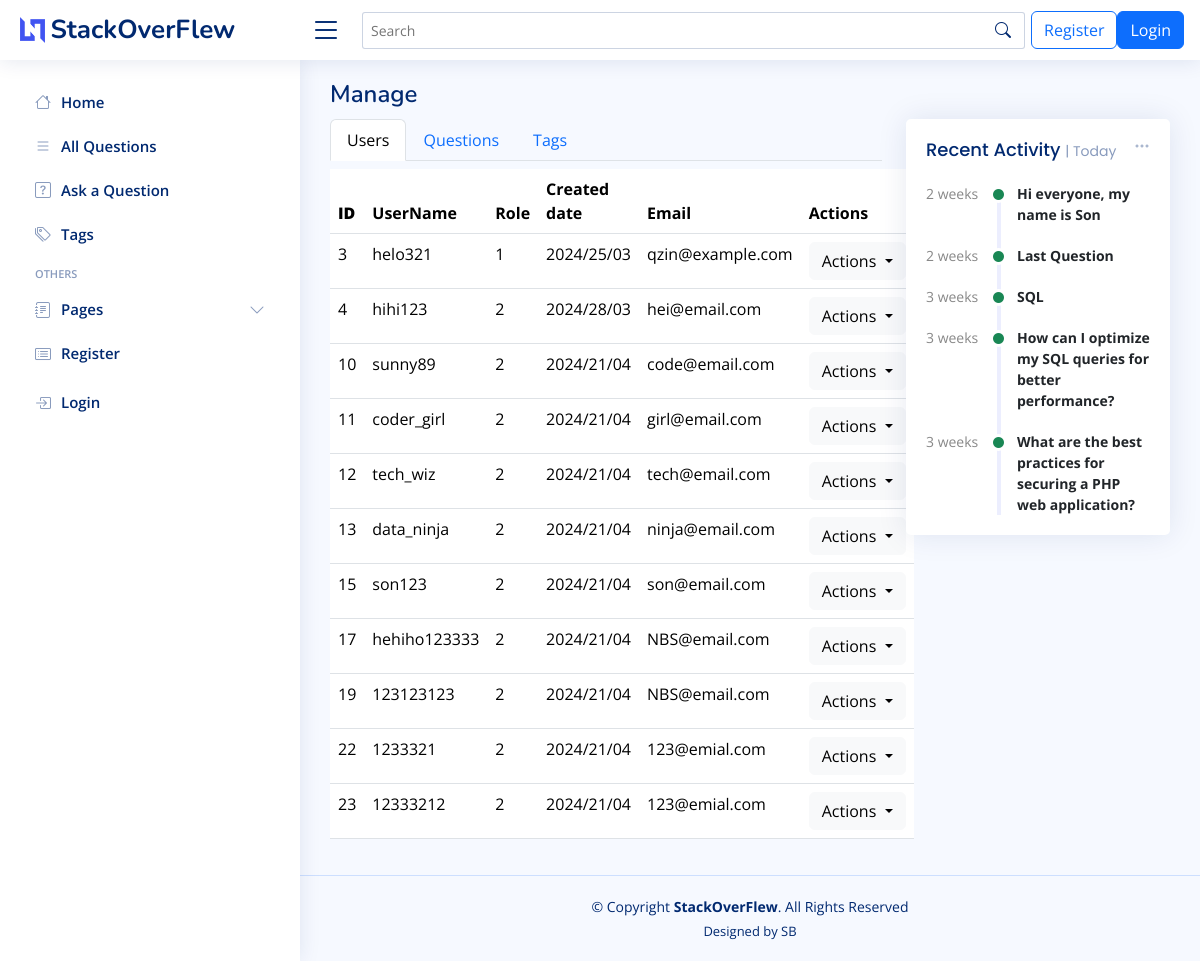
Screenshot of /edit/manage.php with the database file from the repository.
### tables this page shows
CREATE TABLE `users` (
  `user_id` int(11) NOT NULL,
  `username` varchar(50) NOT NULL,
  `password` varchar(255) NOT NULL,
  `created_at` timestamp NOT NULL DEFAULT current_timestamp(),
  `fullName` varchar(255) DEFAULT NULL,
  `jobTitle` varchar(255) DEFAULT NULL,
  `about` text DEFAULT NULL,
  `company` varchar(255) DEFAULT NULL,
  `country` varchar(100) DEFAULT NULL,
  `address` varchar(255) DEFAULT NULL,
  `phone` varchar(20) DEFAULT NULL,
  `email` varchar(255) DEFAULT NULL,
  `twitterURL` varchar(255) DEFAULT NULL,
  `facebookURL` varchar(255) DEFAULT NULL,
  `instagramURL` varchar(255) DEFAULT NULL,
  `linkedinURL` varchar(255) DEFAULT NULL,
  `profile_image` varchar(255) DEFAULT NULL,
  `role_id` int(11) DEFAULT NULL
);

CREATE TABLE `questions` (
  `question_id` int(11) NOT NULL,
  `user_id` int(11) NOT NULL,
  `title` varchar(255) NOT NULL,
  `body` text NOT NULL,
  `question_image` varchar(255) DEFAULT NULL,
  `created_at` timestamp NOT NULL DEFAULT current_timestamp(),
  `views` int(11) DEFAULT 0,
  `tag_id` int(11) NOT NULL
);

### edit/manage.php (called while the page is built, shortened)
<?php
include '../includes/db_connect.php';
include '../includes/functions.php';
$sql = "SELECT * FROM users";
$result = $pdo->query($sql);
$users = $result->fetchAll(PDO::FETCH_ASSOC);
try {
    $sql = "SELECT * FROM questions";
    $stmt = $pdo->query($sql);
    $questions = $stmt->fetchAll(PDO::FETCH_ASSOC);
} catch (PDOException $e) {
    echo "Error: " . $e->getMessage();
}
$title = "Manage";
include '../templates/manage.html.php';
$output = ob_get_clean();
include '../index.html.php';

### includes/functions.php (called while the page is built, shortened)
<?php
if (isset($_GET['search_term']) && !empty($_GET['search_term'])) {
    $search_term = '%' . $_GET['search_term'] . '%';
    try {
        $sql = "SELECT *
                FROM questions
                WHERE title LIKE :search_term OR body LIKE :search_term LIKE :search_term";
        $stmt = $pdo->prepare($sql);
        $stmt->bindParam(':search_term', $search_term, PDO::PARAM_STR);
        $stmt->execute();
        $questions = $stmt->fetchAll(PDO::FETCH_ASSOC);
    } catch (PDOException $e) {
        echo "Error: " . $e->getMessage();
    }
} else {
    try {
        $sql = "SELECT * FROM questions";
        $stmt = $pdo->query($sql);
        $questions = $stmt->fetchAll(PDO::FETCH_ASSOC);
    } catch (PDOException $e) {
        echo "Error: " . $e->getMessage();
    }
}
function calculateTimeLabel($created_at)
{
    $timestamp = strtotime($created_at);
    $now = time();
    $delta = abs($now - $timestamp);
    if ($delta < 60) {
        return "$delta sec";
    } else if ($delta < 3600) {
        $minutes = round($delta / 60);
        return "$minutes min";
    } else if ($delta < 86400) {
        $hours = round($delta / 3600);
        return "$hours hrs";
    } else if ($delta < 604800) {
        $days = round($delta / 86400);
        return "$days day";
    } else if ($delta < 2592000) {
        $weeks = round($delta / 604800);
        return "$weeks weeks";
    } else {
        $years = round($delta / 31536000);
        return "$years years";
    }
}
function sortQuestions($questions)
{
    usort($questions, function ($q1, $q2) {
        $timestamp1 = strtotime($q1['created_at']);
        $timestamp2 = strtotime($q2['created_at']);
        if ($timestamp1 === false || $timestamp2 === false) {
            return 0;
        } else {
            return $timestamp2 - $timestamp1;
        }
    });
    return $questions;
}
?>

### templates/manage.html.php (the view, shortened to what this page needs)
<div class="tabs">
    <ul class="nav nav-tabs" id="myTab" role="tablist">
        <li class="nav-item" role="presentation">
            <button class="nav-link active" id="home-tab" data-bs-toggle="tab" data-bs-target="#home" type="button" role="tab" aria-controls="home" aria-selected="true">Users</button>
        </li>
        <li class="nav-item" role="presentation">
            <button class="nav-link" id="profile-tab" data-bs-toggle="tab" data-bs-target="#profile" type="button" role="tab" aria-controls="profile" aria-selected="false">Questions</button>
        </li>
        <li class="nav-item" role="presentation">
            <button class="nav-link" id="contact-tab" data-bs-toggle="tab" data-bs-target="#contact" type="button" role="tab" aria-controls="contact" aria-selected="false">Tags</button>
        </li>
    </ul>
    <div class="tab-content pt-2" id="myTabContent">
        <div class="tab-pane fade show active" id="home" role="tabpanel" aria-labelledby="home-tab">
            <table class="table datatable">
                <thead>
                    <tr>
                        <th><b>ID</b></th>
                        <th>UserName</th>
                        <th>Role</th>
                        <th data-type="date" data-format="YYYY/DD/MM">Created date</th>
                        <th>Email</th>
                        <th>Actions</th>
                    </tr>
                </thead>
                <tbody>
                    <?php foreach ($users as $user) : ?>
                        <tr>
                            <td><?php echo $user['user_id']; ?></td>
                            <td><?php echo $user['username']; ?></td>
                            <td><?php echo $user['role_id']; ?></td>
                            <td><?php echo date('Y/d/m', strtotime($user['created_at'])); ?></td>
                            <td><?php echo $user['email']; ?></td>
                            <td>
                                <div class="dropdown">
                                    <button class="btn btn-light dropdown-toggle" type="button" id="userDropdown_<?php echo $user['user_id']; ?>" data-bs-toggle="dropdown" aria-expanded="false">
                                        Actions
                                    </button>
                                </div>
                            </td>
                        </tr>
                    <?php endforeach; ?>
                </tbody>
            </table>
        </div>
    </div>
</div>

### index.html.php (shortened to what this page needs)
<!DOCTYPE html>
<html lang="en">
<head>
  <link href="../assets/vendor/bootstrap/css/bootstrap.min.css" rel="stylesheet">
  <link href="../assets/vendor/bootstrap-icons/bootstrap-icons.css" rel="stylesheet">
  <link href="../assets/vendor/boxicons/css/boxicons.min.css" rel="stylesheet">
  <link href="../assets/vendor/quill/quill.snow.css" rel="stylesheet">
  <link href="../assets/vendor/quill/quill.bubble.css" rel="stylesheet">
  <link href="../assets/vendor/remixicon/remixicon.css" rel="stylesheet">
  <link href="../assets/vendor/simple-datatables/style.css" rel="stylesheet">
  <link href="../assets/css/style.css" rel="stylesheet">
</head>
<body>
  <header id="header" class="header fixed-top d-flex align-items-center">
    <div class="d-flex align-items-center justify-content-between">
      <a href="../index.php" class="logo d-flex align-items-center">
        <img src="../assets/img/logo.png" alt="">
        <span class="d-none d-lg-block">StackOverFlew</span>
      </a>
      <i class="bi bi-list toggle-sidebar-btn"></i>
    </div>
    <div class="search-bar">
      <form class="search-form d-flex align-items-center" method="GET" action="../read/question_lists.php">
        <input type="text" name="search_term" placeholder="Search" title="Enter search keyword" style="width: 800px;">
        <button type="submit" title="Search"><i class="bi bi-search"></i></button>
      </form>
    </div>
    <nav class="header-nav ms-auto">
      <ul class="d-flex align-items-center">
        <?php if (!isset($_SESSION['logged_in']) || $_SESSION['logged_in'] !== true) : ?>
          <a class="btn btn-outline-primary" href="../users/user_registration.php">Register</a>
          <a class="btn btn-primary" href="../users/user_login.php">Login</a>
        <?php endif; ?>
      </ul>
    </nav>
  </header>
  <aside id="sidebar" class="sidebar">
    <ul class="sidebar-nav" id="sidebar-nav">
      <a class="nav-link collapsed" href="../index.php">
        <i class="bi bi-house"></i>
        <span>Home</span>
      </a>
      <a class="nav-link collapsed" href="../read/question_lists.php">
        <i class="bi bi-list"></i><span>All Questions</span><i class="bi bi-chevron ms-auto"></i>
      </a>
      <a class="nav-link collapsed" href="../create/ask_question.php">
        <i class="bi bi-question-square"></i><span>Ask a Question</span><i class="bi bi-chevron ms-auto"></i>
      </a>
      <a class="nav-link collapsed" href="../read/tags.php">
        <i class="bi bi-tags"></i><span>Tags</span><i class="bi bi-chevron ms-auto"></i>
      </a>
      <li class="nav-heading">Others</li>
      <a class="nav-link collapsed" data-bs-target="#forms-nav" data-bs-toggle="collapse" href="#">
        <i class="bi bi-journal-text"></i><span>Pages</span><i class="bi bi-chevron-down ms-auto"></i>
      </a>
      <?php if (!isset($_SESSION['logged_in']) || $_SESSION['logged_in'] !== true) : ?>
        <li class="nav-item">
          <a class="nav-link collapsed" href="../users/user_registration.php">
            <i class="bi bi-card-list"></i>
            <span>Register</span>
          </a>
        </li>
        <li class="nav-item">
          <a class="nav-link collapsed" href="../users/user_login.php">
            <i class="bi bi-box-arrow-in-right"></i>
            <span>Login</span>
          </a>
        </li>
      <?php endif; ?>
    </ul>
  </aside>
  <main id="main" class="main">
    <div class="pagetitle">
      <h1>
        <?= $title ?>
      </h1>
    </div>
    <section class="section dashboard">
      <div class="row">
        <div class="col-lg-8">
          <div class="row">
            <div class="col-12">
              <div>
                <?= $output ?>
              </div>
            </div>
          </div>
        </div>
        <div class="col-lg-4">
          <div class="card">
            <div class="filter">
              <a class="icon" href="#" data-bs-toggle="dropdown"><i class="bi bi-three-dots"></i></a>
            </div>
            <div class="card-body">
              <h5 class="card-title">Recent Activity <span>| Today</span></h5>
              <div class="activity">
                <?php
                $questions = sortQuestions($questions);
                $recentQuestions = array_slice($questions, 0, 5);
                foreach ($recentQuestions as $question) : ?>
                  <div class="activity-item d-flex">
                    <div class="activite-label"><?php echo calculateTimeLabel($question['created_at']); ?></div>
                    <i class='bi bi-circle-fill activity-badge text-success align-self-start'></i>
                    <div class="activity-content">
                      <a class="fw-bold text-dark" href="../read/questions.php?question_id=<?php echo $question['question_id']; ?>"><?php echo $question['title']; ?></a>
                    </div>
                  </div>
                <?php endforeach; ?>
              </div>
            </div>
          </div>
        </div>
      </div>
    </section>
  </main>
  <footer id="footer" class="footer">
    <div class="copyright">
      &copy; Copyright <strong><span>StackOverFlew</span></strong>. All Rights Reserved
    </div>
    <div class="credits">
      Designed by SB</a>
    </div>
  </footer>
</body>
</html>

### assets/css/style.css (style rules this page uses)
:root { scroll-behavior: smooth; }
body { font-family: "Open Sans", sans-serif; background: #f6f9ff; color: #444444; }
a { color: #4154f1; text-decoration: none; }
h1, h2, h3, h4, h5, h6 { font-family: "Nunito", sans-serif; }
#main { margin-top: 60px; padding: 20px 30px; transition: all 0.3s; }
.pagetitle { margin-bottom: 10px; }
.pagetitle h1 { font-size: 24px; margin-bottom: 0; font-weight: 600; color: #012970; }
.card { margin-bottom: 30px; border: none; border-radius: 5px; box-shadow: 0px 0 30px rgba(1, 41, 112, 0.1); }
.card-title { padding: 20px 0 15px 0; font-size: 18px; font-weight: 500; color: #012970; font-family: "Poppins", sans-serif; }
.card-title span { color: #899bbd; font-size: 14px; font-weight: 400; }
.card-body { padding: 0 20px 20px 20px; }
.logo { line-height: 1; }
@media (min-width: 1200px) { .logo { width: 280px; } }
.logo img { max-height: 26px; margin-right: 6px; }
.logo span { font-size: 26px; font-weight: 700; color: #012970; font-family: "Nunito", sans-serif; }
.header { transition: all 0.5s; z-index: 997; height: 60px; box-shadow: 0px 2px 20px rgba(1, 41, 112, 0.1); background-color: #fff; padding-left: 20px; }
.header .toggle-sidebar-btn { font-size: 32px; padding-left: 10px; cursor: pointer; color: #012970; }
.header .search-bar { min-width: 360px; padding: 0 20px; }
.header .search-form { width: 100%; }
.header .search-form input { border: 0; font-size: 14px; color: #012970; border: 1px solid rgba(1, 41, 112, 0.2); padding: 7px 38px 7px 8px; border-radius: 3px; transition: 0.3s; width: 100%; }
.header .search-form button { border: 0; padding: 0; margin-left: -30px; background: none; }
.header .search-form button i { color: #012970; }
.header-nav ul { list-style: none; }
.header-nav>ul { margin: 0; padding: 0; }
.sidebar { position: fixed; top: 60px; left: 0; bottom: 0; width: 300px; z-index: 996; transition: all 0.3s; padding: 20px; overflow-y: auto; scrollbar-width: thin; scrollbar-color: #aab7cf transparent; box-shadow: 0px 0px 20px rgba(1, 41, 112, 0.1); background-color: #fff; }
@media (min-width: 1200px) { #main, #footer { margin-left: 300px; } }
.sidebar-nav { padding: 0; margin: 0; list-style: none; }
.sidebar-nav li { padding: 0; margin: 0; list-style: none; }
.sidebar-nav .nav-item { margin-bottom: 5px; }
.sidebar-nav .nav-heading { font-size: 11px; text-transform: uppercase; color: #899bbd; font-weight: 600; margin: 10px 0 5px 15px; }
.sidebar-nav .nav-link { display: flex; align-items: center; font-size: 15px; font-weight: 600; color: #4154f1; transition: 0.3; background: #f6f9ff; padding: 10px 15px; border-radius: 4px; }
.sidebar-nav .nav-link i { font-size: 16px; margin-right: 10px; color: #4154f1; }
.sidebar-nav .nav-link.collapsed { color: #012970; background: #fff; }
.sidebar-nav .nav-link.collapsed i { color: #899bbd; }
.sidebar-nav .nav-link .bi-chevron-down { margin-right: 0; transition: transform 0.2s ease-in-out; }
.dashboard .filter { position: absolute; right: 0px; top: 15px; }
.dashboard .filter .icon { color: #aab7cf; padding-right: 20px; padding-bottom: 5px; transition: 0.3s; font-size: 16px; }
.dashboard .activity { font-size: 14px; }
.dashboard .activity .activity-item .activite-label { color: #888; position: relative; flex-shrink: 0; flex-grow: 0; min-width: 64px; }
.dashboard .activity .activity-item .activite-label::before { content: ""; position: absolute; right: -11px; width: 4px; top: 0; bottom: 0; background-color: #eceefe; }
.dashboard .activity .activity-item .activity-badge { margin-top: 3px; z-index: 1; font-size: 11px; line-height: 0; border-radius: 50%; flex-shrink: 0; border: 3px solid #fff; flex-grow: 0; }
.dashboard .activity .activity-item .activity-content { padding-left: 10px; padding-bottom: 20px; }
.dashboard .activity .activity-item:first-child .activite-label::before { top: 5px; }
.dashboard .activity .activity-item:last-child .activity-content { padding-bottom: 0; }
.footer { padding: 20px 0; font-size: 14px; transition: all 0.3s; border-top: 1px solid #cddfff; }
.footer .copyright { text-align: center; color: #012970; }
.footer .credits { padding-top: 5px; text-align: center; font-size: 13px; color: #012970; }

### rows the page displays
users: user_id "3", username "helo321", role "1", created_at "2024/25/03", email "qzin@example.com"
users: user_id "4", username "hihi123", role "2", created_at "2024/28/03", email "hei@email.com"
users: user_id "10", username "sunny89", role "2", created_at "2024/21/04", email "code@email.com"
users: user_id "11", username "coder_girl", role "2", created_at "2024/21/04", email "girl@email.com"
users: user_id "12", username "tech_wiz", role "2", created_at "2024/21/04", email "tech@email.com"
users: user_id "13", username "data_ninja", role "2", created_at "2024/21/04", email "ninja@email.com"
users: user_id "15", username "son123", role "2", created_at "2024/21/04", email "son@email.com"
users: user_id "17", username "hehiho123333", role "2", created_at "2024/21/04", email "NBS@email.com"
users: user_id "19", username "123123123", role "2", created_at "2024/21/04", email "NBS@email.com"
users: user_id "22", username "1233321", role "2", created_at "2024/21/04", email "123@emial.com"
users: user_id "23", username "12333212", role "2", created_at "2024/21/04", email "123@emial.com"
questions: created_at "2 weeks", title "Hi everyone, my name is Son"
questions: created_at "2 weeks", title "Last Question"
questions: created_at "3 weeks", title "SQL"
questions: created_at "3 weeks", title "How can I optimize my SQL queries for better performance?"
questions: created_at "3 weeks", title "What are the best practices for securing a PHP web application?"

### other values shown
$title "Manage"
